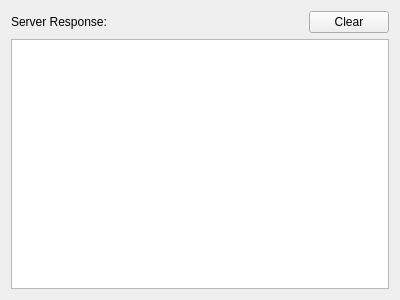
<?xml version="1.0" encoding="UTF-8"?>
<ui version="4.0">
 <class>Server</class>
 <widget class="QWidget" name="Server">
  <property name="geometry">
   <rect>
    <x>0</x>
    <y>0</y>
    <width>400</width>
    <height>300</height>
   </rect>
  </property>
  <property name="windowTitle">
   <string>Form</string>
  </property>
  <layout class="QGridLayout" name="gridLayout">
   <item row="0" column="0">
    <layout class="QVBoxLayout" name="verticalLayout">
     <item>
      <layout class="QHBoxLayout" name="horizontalLayout_2">
       <item>
        <widget class="QLabel" name="label">
         <property name="text">
          <string>Server Response: </string>
         </property>
        </widget>
       </item>
       <item>
        <layout class="QHBoxLayout" name="horizontalLayout">
         <item>
          <spacer name="horizontalSpacer">
           <property name="orientation">
            <enum>Qt::Horizontal</enum>
           </property>
           <property name="sizeHint" stdset="0">
            <size>
             <width>40</width>
             <height>20</height>
            </size>
           </property>
          </spacer>
         </item>
         <item>
          <widget class="QPushButton" name="pushButton">
           <property name="text">
            <string>Clear</string>
           </property>
          </widget>
         </item>
        </layout>
       </item>
      </layout>
     </item>
     <item>
      <widget class="QListWidget" name="listWidget"/>
     </item>
    </layout>
   </item>
  </layout>
 </widget>
 <resources/>
 <connections/>
</ui>
